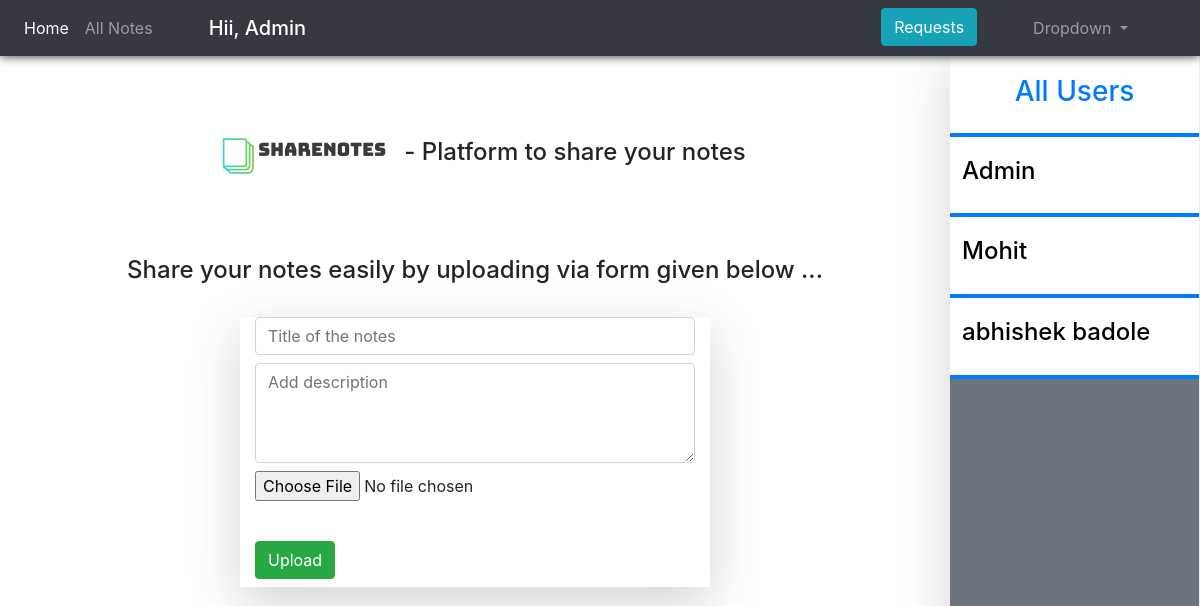
The page /Frontend/Home.php (signed in) on the database its author committed.
### tables this page shows
CREATE TABLE `user` (
  `srno.` int(11) NOT NULL,
  `name` text NOT NULL,
  `email` varchar(30) NOT NULL,
  `password` varchar(30) NOT NULL
);

### Backend/users.php (the view)
<?php
include "dbconnect.php";
$sql = "SELECT * FROM `user`";
$result = mysqli_query($con, $sql);
$totalusers = mysqli_num_rows($result);
if ($totalusers > 0) {
    while ($fetch = mysqli_fetch_assoc($result)) {
        echo ' <div class="prsec">
        <div class="py-2 d-flex flex-row align-items-center justify-content-between">
            <h4>' . $fetch["name"] . '</h4>
        </div>
    </div>';
    }
} else {
    echo ' <div class="prsec">
    <div class="py-2 d-flex flex-row align-items-center justify-content-between">
        <h4>No Users</h4>
    </div>
</div>';
}

### Frontend/Styles/Home.css (style rules this page uses)
.vertical-menu .prsec { background-color: #eee; color: black; display: block; padding: 12px; text-decoration: none; }

### Frontend/Home.php (style rules this page uses)
.vertical-menu .prsec { background-color: #fff; color: black; display: block; padding: 12px; text-decoration: none; }
.prsec { border-bottom: 4px solid #007BFF; }

### rows shown on the page
user: name "Admin"
user: name "Mohit"
user: name "abhishek badole"

### other values the page prints
$_SESSION['name'] "Admin"
